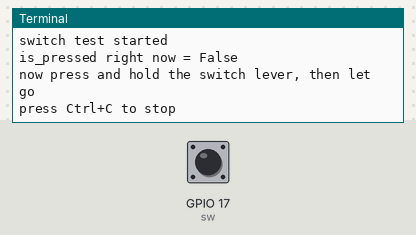
A program run on a simulated Raspberry Pi (BCM pin numbers). Parts: the last lines printed to the terminal. The inputs (shaded band) are chosen by the test bench; at power-on: GPIO 17 (sw) HIGH.

Above: at 1.2 s.
1.3 s: GPIO 17 (sw) pulled LOW for 0.15 s
At 1.43 s:
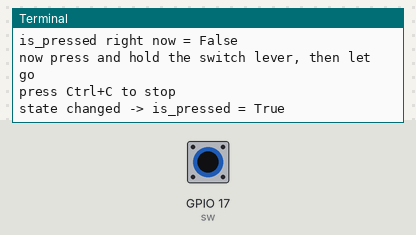
At 2.5 s:
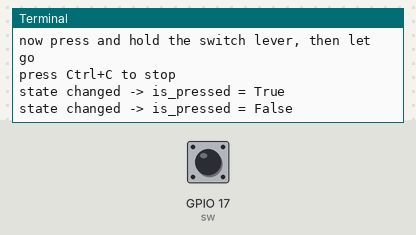

The program:

letterbox_switch_test.py
```python
from gpiozero import Button
from signal import pause

sw = Button(17, pull_up=True, bounce_time=0.05)

print("switch test started")
print("is_pressed right now =", sw.is_pressed)
print("now press and hold the switch lever, then let go")
print("press Ctrl+C to stop")

sw.when_pressed = lambda: print("state changed -> is_pressed = True")
sw.when_released = lambda: print("state changed -> is_pressed = False")

pause()
```

Measured:
- after the input at 1.3 s, the terminal: prints a new line at once (image 1)
